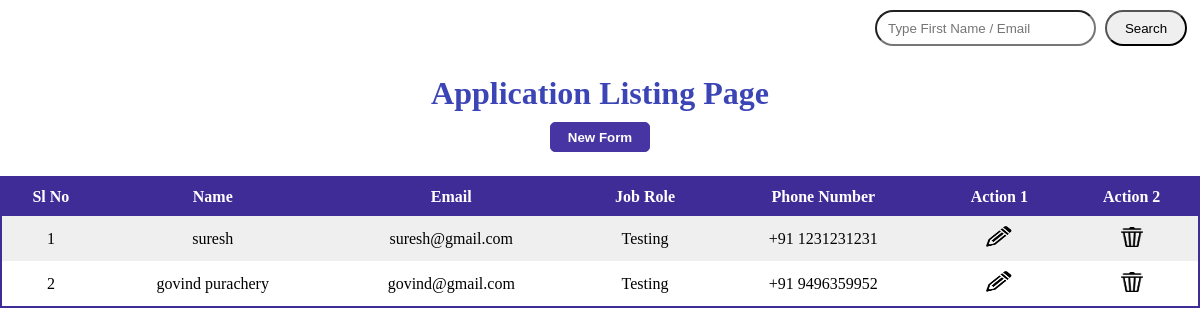
The page /userlistview/ on the database as committed earlier.
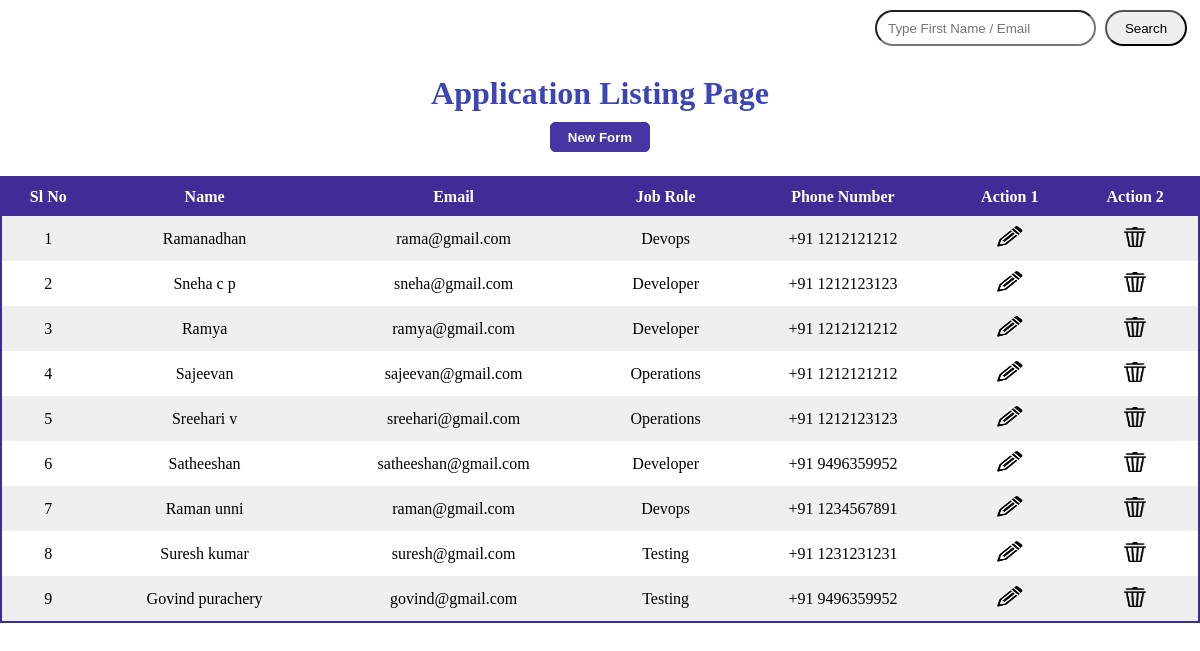
The same page on the database as committed later.
### min/models.py (models this page shows, shortened)
class Jobseeker(models.Model):
    def validate_first_name(first_name):
        if (
            (first_name == None)
            or (first_name == "")
            or (len(first_name) < 3)
            or (len(first_name) > 25)
        ):
            raise ValidationError(f"{first_name} is invalid")
    def validate_phone(phone):
        regexmob = r"^\d{10}$"
        matchvalue = re.match(regexmob, phone)
        if phone == "" or matchvalue == None:
            raise ValidationError(f"{phone} is invalid")
    def validate_date(dob):
        today = date.today()
        if (today - dob).total_seconds() / 31536000 < 18:
            raise ValidationError(f"{dob} is invalid")
    first_name = models.CharField(
        max_length=25, null=False, validators=[validate_first_name]
    )
    last_name = models.CharField(max_length=25, null=True, blank=True)
    country_code = [("+91", "+91"), ("+1", "+1")]
    code = models.CharField(
        max_length=3, null=False, choices=country_code, default="+91"
    )
    phone = models.CharField(max_length=10, null=False, validators=[validate_phone])
    email = models.EmailField(null=False, unique=True)
    dob = models.DateField(null=False, validators=[validate_date])
    genderchoice = [("Male", "Male"), ("Female", "Female"), ("Other", "Other")]
    gender = models.CharField(
        null=False, max_length=6, choices=genderchoice, default=None
    )
    jobchoice = [
        ("", "Choose Job Role"),
        ("Developer", "Developer"),
        ("Testing", "Testing"),
        ("Devops", "Devops"),
        ("Operations", "Operations"),
        ("Accounting", "Accounting"),
    ]
    job_role = models.CharField(null=False, max_length=10, choices=jobchoice)
    experiencelevel = [
        ("", "Choose Experience (In years)"),
        ("0", "0"),
        ("1", "1"),
        ("2", "2"),
        ("3", "3"),
        ("4", "4"),
        ("5+", "5+"),
    ]
    experience = models.CharField(max_length=2, null=False, choices=experiencelevel)
    address_line_one = models.CharField(null=True, max_length=35, blank=True)
    address_line_two = models.CharField(null=True, max_length=35, blank=True)
    city = models.CharField(null=True, max_length=20, blank=True)
    state = models.CharField(null=True, max_length=20, blank=True)
    zip_code = models.CharField(max_length=6, null=True, blank=True)
    countrychoices = [("", "Choose Country"), ("India", "India"), ("US", "US")]
    country = models.CharField(
        null=True, max_length=5, choices=countrychoices, blank=True
    )

### min/views.py (the view)
# urls.py: path("userlistview/", UserListView.as_view(), name="user_data"),
class UserListView(ListView):
    model = Jobseeker
    template_name = "django_listing_page.html"
    context_object_name = "data"
    def get_queryset(self):
        return Jobseeker.objects.all().order_by("-id")

### min/templates/django_listing_page.html (shortened to what this page needs)
{% load static %}
<!DOCTYPE html>
<html lang="en">
<head>
    <link rel="stylesheet" href="{% static 'css/django_listing_page.css' %}">
</head>
<body>
    <nav>
        <form method="GET" action="{% url 'searchlist' %}">
            <input type="text" placeholder="Type First Name / Email" id="search_bar" name = "search_bar">
            <input type="submit" value="Search" id="search_button">
        </form>
    </nav>
    <div class="container">
        <div class="heading-title">
            <h1>Application Listing Page</h1>
            <div class="newform">
                <a href="{% url 'new_user' %}"><button id="butt-2">New Form</button></a>
            </div>
        </div>
        <table>
            <tr class="heading">
                <th>Sl No</th>
                <th>Name</th>
                <th>Email</th>
                <th>Job Role</th>
                <th>Phone Number</th>
                <th>Action 1</th>
                <th>Action 2</th>
            </tr>
            {% for i in data %}
            <tr>
                <td>{{forloop.counter}}</td>
                <td>{{i.first_name}} {% if i.last_name %} {{i.last_name}} {% endif %}</td>
                <td>{{i.email}}</td>
                <td>{{i.job_role}}</td>
                <td>{{i.code}} {{i.phone}}</td>
                <td><a href="{% url "update" i.id %}"><img id="edit-icon" src="{% static 'icons/edit_icon.png' %}"></a></td>
                <td><a href="{% url "delete" i.id %}"><img id="delete-icon" src="{% static 'icons/delete_icon.png' %}"></a></td>
            </tr>
            {% endfor %}
        </table>
    </div>
</body>
</html>

### min/static/css/django_listing_page.css (style rules this page uses)
* { margin: 0; padding: 0; box-sizing: border-box; }
body { background-color: white; }
.container { height: auto; width: 100%; margin: 0 auto; margin-top: 20px; }
.heading-title { width: 100%; height: 101px; }
table { border: 2px solid rgb(64 44 151); border-collapse: collapse; text-align: center; background-color: white; width: 100%; }
h1 { text-align: center; color: #3c45b5; margin-top: 28px; margin-bottom: 10px; font-size: xx-large; }
.newform { text-align: center; margin-bottom: 5px; height: 48px; width: 100%; }
th { background-color: rgb(64 44 151); color: white; padding: 10px; height: 20px; }
td { padding: 10px; height: 20px; }
tr:nth-child(even) { background-color: rgb(239 239 239); }
#butt-2 { background-color: #4635a3; color: white; font-weight: bold; height: 30px; width: 100px; border-radius: 5px; border: 0.3px solid #4635a3 }
#edit-icon { width: 26px; height: 21px; }
#delete-icon { width: 22px; height: 20px; }
nav { width: 100%; display: flex; justify-content: right; height: 47px; padding: 10px 13px 0px 0px; }
#search_bar { padding-left: 11px; width: 221px; border-radius: 33px; height: 36px; }
#search_button { width: 82px; margin-left: 5px; border-radius: 23px; height: 36px; }

Rows that differ between the two databases and show on the page:
added Jobseeker: first_name "Ramanadhan", email "rama@gmail.com", job_role "Devops", code "+91", phone "1212121212"
added Jobseeker: first_name "Sneha", last_name "c p", email "sneha@gmail.com", job_role "Developer", code "+91", phone "1212123123"
added Jobseeker: first_name "Ramya", email "ramya@gmail.com", job_role "Developer", code "+91", phone "1212121212"
added Jobseeker: first_name "Sajeevan", email "sajeevan@gmail.com", job_role "Operations", code "+91", phone "1212121212"
added Jobseeker: first_name "Sreehari", last_name "v", email "sreehari@gmail.com", job_role "Operations", code "+91", phone "1212123123"
added Jobseeker: first_name "Satheeshan", email "satheeshan@gmail.com", job_role "Developer", code "+91", phone "9496359952"
added Jobseeker: first_name "Raman", last_name "unni", email "raman@gmail.com", job_role "Devops", code "+91", phone "1234567891"
changed Jobseeker "suresh@gmail.com": first_name "suresh" → "Suresh"; last_name (not shown) → "kumar"
changed Jobseeker "purachery": first_name "govind" → "Govind"
